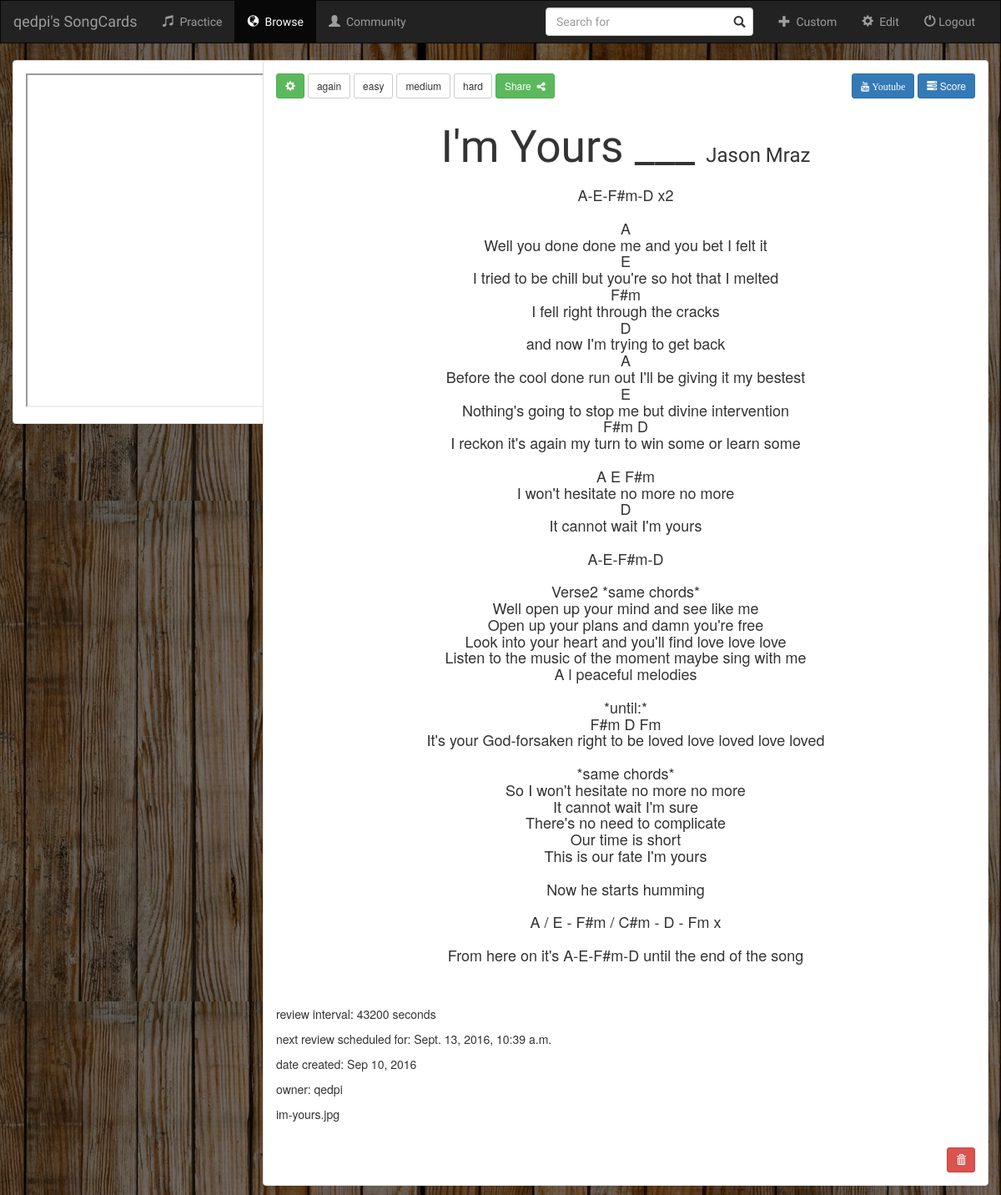
The page /cards/29/ (signed in) on the database its author committed.
### cards/models.py (models this page shows, shortened)
class Card(models.Model):
    user = models.ForeignKey(User, default=1)
    topic = models.CharField(max_length=100, verbose_name='Song Title')
    front = models.CharField(blank=True, default='', max_length=100, verbose_name='Artist Name')
    back = models.TextField(blank=True, default='auto_generate', max_length=10000, verbose_name='Lyrics & Tabs')
    review_time = models.DateTimeField()
    review_interval = models.BigIntegerField(default=initial_review_interval)
    card_audio = models.CharField(blank=True, default='auto_generate', max_length=300, verbose_name='Youtube Link')
    card_score = models.CharField(blank=True, default='auto_generate', max_length=300, verbose_name='Lyrics Link')
    card_pic = models.FileField(blank=True, verbose_name='Cover Picture (auto-generates if empty)')
    is_new = models.BooleanField(default=True)
    is_favorite = models.BooleanField(default=False, verbose_name="Is Favorite")
    is_pinned = models.BooleanField(default=False, verbose_name="Is Pinned")
    date_created = models.DateTimeField(default=datetime.utcnow())
    class Meta:
        unique_together = ('topic', 'front',)

### cards/views.py (the view)
# urls.py: url(r'^(?P<pk>[\d]+)/$', views.DetailView.as_view(), name='detail'),
class DetailView(LoginRequiredMixin, generic.DetailView):
    template_name = 'cards/detail.html'
    model = Card
    def dispatch(self, request, *args, **kwargs):
        return super(DetailView, self).dispatch(request, *args, **kwargs)
    def get_context_data(self, **kwargs):
        context = super(DetailView, self).get_context_data(**kwargs)
        context['settings'] = settings
        return context

### cards/templates/cards/detail.html (shortened to what this page needs)
{% extends 'cards/base.html' %}
{% block cd_active %}active{% endblock %}
{% block body %}
<div class="container-fluid songs-container">
    <div class="row">
        <div class="col-sm-3 col-md-3">
            <div class="panel panel-default bs-sidebar" data-spy="affix">
                <div class="panel-body">
                    <iframe src="{{ card.card_audio }}" width="100%" height="400em"></iframe>
                </div>
            </div>
        </div>
        <div class="col-sm-9 col-md-9">
            <div class="panel panel-default">
                <div class="panel-body">
                    <div class="caption">
                        {% if user == card.user %}
                        <form action="{% url 'cards:update_card' card.id %}" method="get" class="inline-form">
                            <button type="submit" class="btn btn-success btn-sm">
                                <span class="glyphicon glyphicon-cog"></span>
                            </button>
                        </form>
                        {% for feedback in settings %}
                            {% include 'cards/includes/spaced_repetition_button.html' %}
                        {% endfor %}
                        <form action="{% url 'cards:update_card' card.id %}" method="get" class="inline-form">
                            <button type="submit" class="btn btn-success btn-sm">Share&nbsp;
                                <span class="fa fa-share-alt"></span>
                            </button>
                        </form>
                        {% endif %}
                        <div class="right">
                            <a href="{{ card.card_audio }}" target="_blank">
                                <button type="submit" class="btn btn-primary btn-sm">
                                <span class="fa fa-youtube">
                                    Youtube
                                </span>
                                </button>
                            </a>
                            <a href="{{ card.card_score }}" target="_blank">
                                <button type="submit" class="btn btn-primary btn-sm">
                                    <span class="glyphicon glyphicon-tasks"></span>
                                    Score
                                </button>
                            </a>
                        </div>
                    </div>
                    <div class="text-description"><br/>
                        <p class="fancy xxlarge">{{ card.topic }} ___ <small class="xlarge">{{ card.front }}</small></p>
                        <h4 class="center" style="white-space: pre">{{ card.back|linebreaksbr }}</h4><br><br>
                        <p>review interval: {{ card.review_interval }} seconds</p>
                        <p>next review scheduled for: {{ card.review_time }}</p>
                        <p>date created: {{ card.date_created|date:"M d, Y"}}</p>
                        <p>owner: {{ card.user }}</p>
                        <p>{{ card.card_pic }}</p>
                        <br>
                    </div>
                    <div>
                        {% if user == card.user %}
                        <form action="{% url 'cards:delete_card' card.id %}" method="post" class="inline-form" style="float: right">
                            <button type="submit" class="btn btn-danger btn-sm">
                                <span class="glyphicon glyphicon-trash"></span>
                            </button>
                        </form>
                        {% endif %}
                    </div>
                </div>
            </div>
        </div>
    </div>
</div>
{% endblock %}

### cards/templates/cards/base.html (shortened to what this page needs)
<!DOCTYPE html>
<html lang="en">
<head>
    {% include 'users/includes/basic_imports.html' %}
    {% load staticfiles %}
    <link rel="stylesheet" type="text/css" href="{% static 'cards/style.css' %}"/>
</head>
<body>
<nav class="navbar navbar-inverse">
    <div class="container-fluid">
        <div class="navbar-header">
            <a class="navbar-brand" href="{% url 'cards:index' %}">{{ user }}'s SongCards</a>
        </div>
        <div class="collapse navbar-collapse fancy" id="topNavBar">
            <ul class="nav navbar-nav barselector">
                <li class="{% block music_active %}{% endblock %}"><a href="{% url 'cards:index' %}">
                    <span class="glyphicon glyphicon-music" aria-hidden="true"></span>&nbsp; Practice</a></li>
                <li class="{% block cd_active %}{% endblock %}"><a href="{% url 'cards:index' %}">
                    <span class="glyphicon glyphicon-globe" aria-hidden="true"></span>&nbsp; Browse</a></li>
                <li class="{% block user_active %}{% endblock %}"><a href="{% url 'cards:user_friends_list' %}">
                    <span class="glyphicon glyphicon-user" aria-hidden="true"></span>&nbsp; Community</a></li>
            </ul>
            <ul class="nav navbar-nav navbar-right barselector">
                <li class="{% block plus_active %}{% endblock %}"><a href="{% url 'cards:create_card' %}">
                        <span class="glyphicon glyphicon-plus" aria-hidden="true"></span>&nbsp; Custom</a></li>
                <li class="{% block cog_active %}{% endblock %}"><a href="{% url 'cards:index' %}">
                        <span class="glyphicon glyphicon-cog" aria-hidden="true"></span>&nbsp; Edit</a></li>
                <li><a href="{% url 'users:logout_user' %}">
                        <span class="glyphicon glyphicon-off" aria-hidden="true"></span>&nbsp;Logout</a></li>
            </ul>
            <form class="navbar-form navbar-right" role="search" method="get" action="{% url 'cards:index' %}">
                <div class="form-group has-feedback">
                <span class="white glyphicon {% block search_icon %}{% endblock %}">&nbsp;</span>
                    <input type="text" class="form-control search-expand" autofocus name="q" value="{{ request.GET.q }}"
                    placeholder="Search for {% block search_context %}{% endblock %}" tabindex="1">
                </div>
            </form>
        </div>
    </div>
</nav>
{% block body %}
{% endblock %}
</body>
</html>

### cards/static/cards/style.css (style rules this page uses)
body { background: white url("images/background_wood.jpg"); background-color: gray; background-blend-mode: multiply; }
form.inline-form { display: inline; }
.center { text-align: center; }
.fancy { font-family: 'Satisfy', cursive; text-align: center; }
.xxlarge { font-size: 40pt; }
.xlarge { font-size: x-large; }
.right { float: right; }
.white { color: white; }
.navbar { border-radius: 0; }
.navbar-brand { font-family: 'Satisfy', cursive; }
.search-expand { transition: all 1s ease-in-out 1s; }

### rows shown on the page
Card: topic "I'm Yours", front "Jason Mraz", back "A-E-F#m-D x2 A Well you done done me and you bet I felt it E I tried to be chill but you're so hot that I melted F#m I fell right through the cracks D and now I'm trying to get back A Before the cool done run out I'll be giving it my bestest E Nothing's going to stop me but divine intervention F#m D I reckon it's again my turn to win some or learn some A E F#m I won't hesitate no more no more D It cannot wait I'm yours A-E-F#m-D Verse2 *same chords* Well open up your mind and see like me Open up your plans and damn you're free Look into your heart and you'll find love love love Listen to the music of the moment maybe sing with me A l peaceful melodies *until:* F#m D Fm It's your…", review_interval "43200", review_time "Sept. 13, 2016, 10:39 a.m.", date_created "Sep 10, 2016", user "qedpi", card_pic "im-yours.jpg"

### other values the page prints
{{ user }} "qedpi"
{{ feedback }} "again" "easy" "medium" "hard"
